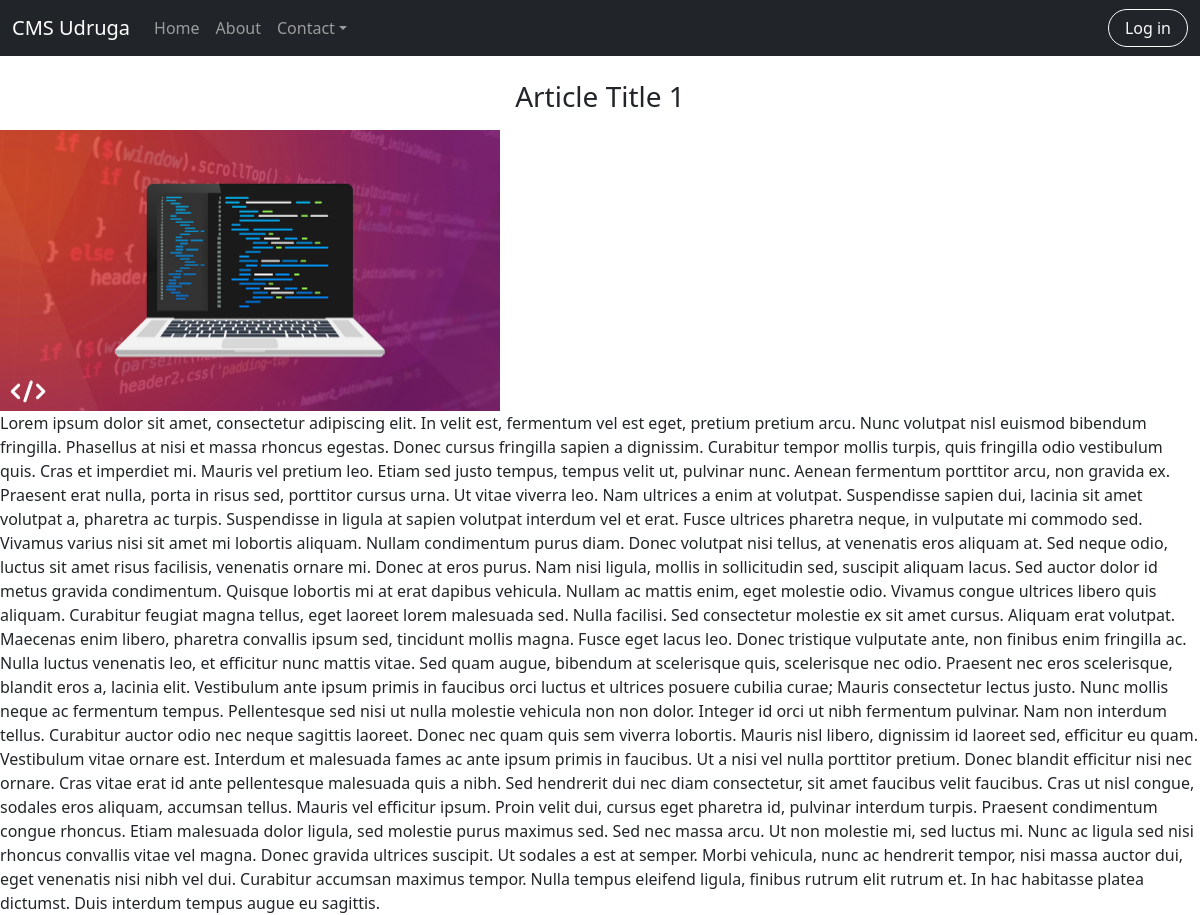
The page / on the database its author committed.
### tables this page shows
CREATE TABLE `navigations` (
  `navigation_id` int(11) NOT NULL,
  `navigation_order_id` int(11) NOT NULL,
  `navigation_parent_id` int(11) NOT NULL,
  `navigation_name` varchar(255) NOT NULL,
  `navigation_connection_type` varchar(50) NOT NULL,
  `navigation_connection_id` int(11) NOT NULL,
  `navigation_created_at` datetime NOT NULL,
  `navigation_route` varchar(255) NOT NULL,
  `navigation_author` int(11) NOT NULL
);

CREATE TABLE `articles` (
  `article_id` int(11) NOT NULL,
  `article_title` varchar(100) NOT NULL,
  `article_content` text NOT NULL,
  `article_image_src` varchar(50) NOT NULL,
  `article_image_alt` varchar(50) NOT NULL,
  `article_created_at` datetime NOT NULL,
  `article_author` int(11) NOT NULL,
  `article_route` varchar(255) NOT NULL
);

### index.php (called while the page is built)
<?php
require_once('autoloader.php');
?>

### routes.php (called while the page is built, shortened)
<?php
require_once(LIBS_PATH . 'phprouter/router.php');
require_once(CONTROLLERS_PATH . 'NavigationController.php');
get(ROOT_PATH . '', VIEWS_PATH . 'index.view');
?>

### Controllers/DatabaseController.php (called while the page is built, shortened)
<?php
class DatabaseController {
	public $pdo;
	public function __construct($host, $dbname, $username, $password) {
		$this->pdo = new PDO("mysql:host=$host;dbname=$dbname", $username, $password);
	}
	public function query($query, $params = array()) {
		$stmt = $this->pdo->prepare($query);
		$stmt->execute($params);
		return $stmt;
	}
}
?>

### Controllers/NavigationController.php (called while the page is built, shortened)
<?php
class NavigationController {
	public function readAllNav() {
		global $db;
		$stmt = $db->query("SELECT * FROM navigations ORDER BY navigation_order_id, navigation_id", array());
		$results = $stmt->fetchAll(PDO::FETCH_ASSOC);
		return $results;
	}
	public function isParent($dbData, $navId) {
		foreach ($dbData as $temp) {
			if ( $temp['navigation_parent_id'] == $navId ) return true;
		}
		return false;
	}
	public function readConnectionInfoOfNavFromOrderFirst() {
		global $db;
		$stmt = $db->query("SELECT navigation_connection_type, navigation_connection_id FROM navigations WHERE navigation_order_id = ?", array(1));
		$results = $stmt->fetch(PDO::FETCH_ASSOC);
		return $results;
	}
}
?>

### Controllers/ArticleController.php (called while the page is built, shortened)
<?php
class ArticleController {
	public function readArticleById($id) {
		global $db;
		$stmt = $db->query("SELECT * FROM articles WHERE article_id = ?", array($id));
		$results = $stmt->fetch(PDO::FETCH_ASSOC);
		return $results;
	}
}
?>

### Views/index.view.php (the view, shortened to what this page needs)
<?php
require_once(CONTROLLERS_PATH . 'NavigationController.php');
require_once(CONTROLLERS_PATH . 'ArticleController.php');
$Nav = new NavigationController;
$Article = new ArticleController;
if ( !$firstNavData = $Nav->readConnectionInfoOfNavFromOrderFirst() ) {
	echo "Cannot find navigation with order id 1";
	die();
} else {
	if ( $firstNavData['navigation_connection_type'] == 'Article' ) {
		if ( !$articleData = $Article->readArticleById($firstNavData['navigation_connection_id']) ) {
			echo "Not found Article with id " . $firstNavData['navigation_connection_id'] . "who is connected with navigation order id 1";
			die();
		}
	} else {
		echo "Navigation order id 1 does not have Article as connection type";
		die();
	}
}
include_once (VIEWS_PATH . '/layouts/header.php');
?>
<br>
<h1 class="h3 mb-3 fw-normal text-center"><?=$articleData['article_title']?></h1>
<img src="<?=ARTICLE_IMG_PATH . $articleData['article_image_src']?>" alt="<?=$articleData['article_image_alt']?>" width="500">
<div><?=$articleData['article_content']?></div>

### autoloader.php (shortened to what this page needs)
<!doctype html>
<html lang="en">
	<head>
		<link href="https://cdn.jsdelivr.net/npm/bootstrap@5.3.0-alpha3/dist/css/bootstrap.min.css" rel="stylesheet">
		<link rel="stylesheet" href="https://cdn.jsdelivr.net/npm/bootstrap-icons@1.10.4/font/bootstrap-icons.css">
	</head>
	<body>
<?php
require_once(CONTROLLERS_PATH . 'DatabaseController.php');
$db = new DatabaseController(DB_HOST, DB_NAME, DB_USER, DB_PASS);
require_once(ROOT . '/routes.php');
?>

### libs/phprouter/router.php (shortened to what this page needs)
<?php
function get($route, $path_to_include){
  if( $_SERVER['REQUEST_METHOD'] == 'GET' ){ route($route, $path_to_include); }
}
function route($route, $path_to_include){
  $callback = $path_to_include;
  if( !is_callable($callback) ){
    if(!strpos($path_to_include, '.php')){
      $path_to_include.='.php';
    }
  }
  $request_url = filter_var($_SERVER['REQUEST_URI'], FILTER_SANITIZE_URL);
  $request_url = rtrim($request_url, '/');
  $request_url = strtok($request_url, '?');
  $route_parts = explode('/', $route);
  $request_url_parts = explode('/', $request_url);
  array_shift($route_parts);
  array_shift($request_url_parts);
  if( count($route_parts) != count($request_url_parts) ){ return; }
  include_once "$path_to_include";
  exit();
}

### Views/layouts/header.php (shortened to what this page needs)
<?php
global $Nav;
$headerNavData = $Nav->readAllNav();
?>
<nav class="navbar navbar-expand-md navbar-dark bg-dark" aria-label="Fourth navbar example">
	<div class="container-fluid">
		<a class="navbar-brand" href="<?= ROOT_PATH ?>">CMS Udruga</a>
		<div class="navbar-collapse collapse" id="navbarsExample04" style="">
			<ul class="navbar-nav me-auto mb-2 mb-md-0">
<?php
foreach ($headerNavData as $parent) {
	if ( $Nav->isParent($headerNavData, $parent['navigation_id']) ) {
		echo '<li class="nav-item dropdown">';
		echo '<a class="nav-link dropdown-toggle" href="#" data-bs-toggle="dropdown" aria-expanded="false">' . $parent['navigation_name'] . '</a>';
		echo '</li>';
	} else {
		if ( $parent['navigation_parent_id'] == 0 ) {
			echo '<li class="nav-item">';
			echo '<a class="nav-link" href="' . ROOT_PATH . '/nav/' . $parent['navigation_route'] . '">' . $parent['navigation_name'] . '</a>';
			echo '</li>';
		}
	}
}
?>
			</ul>
<?php if (!isset($_SESSION['user_id'])): ?>
			<button class="btn btn-dark btn-outline-light rounded-pill px-3" type="button" onclick="document.location='<?= ROOT_PATH . '/user/login' ?>'">Log in</button>
<?php else: ?>
			<button class="btn btn-warning btn-outline-light rounded-pill px-3" type="button" onclick="document.location='<?= ROOT_PATH . '/dashboard' ?>'">Dashboard</button>
<?php endif ?>
		</div>
	</div>
</nav>

### rows shown on the page
navigations: navigation_name "Home"
navigations: navigation_name "About"
navigations: navigation_name "Contact"
articles: article_title "Article Title 1", article_image_src (picture), article_content "Lorem ipsum dolor sit amet, consectetur adipiscing elit. In velit est, fermentum vel est eget, pretium pretium arcu. Nunc volutpat nisl euismod bibendum fringilla. Phasellus at nisi et massa rhoncus egestas. Donec cursus fringilla sapien a dignissim. Curabitur tempor mollis turpis, quis fringilla odio vestibulum quis. Cras et imperdiet mi. Mauris vel pretium leo. Etiam sed justo tempus, tempus velit ut, pulvinar nunc. Aenean fermentum porttitor arcu, non gravida ex. Praesent erat nulla, porta in risus sed, porttitor cursus urna. Ut vitae viverra leo. Nam ultrices a enim at volutpat. Suspendisse sapien dui, lacinia sit amet volutpat a, pharetra ac turpis. Suspendisse in ligula at sapien…"
